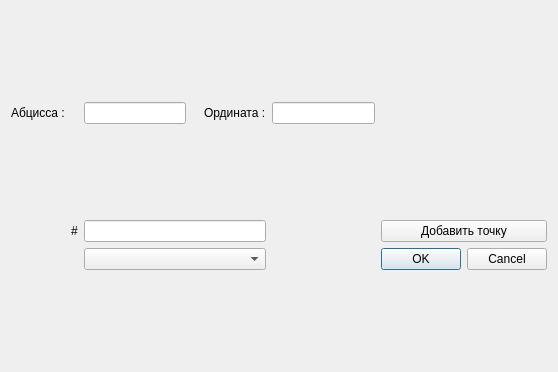
<?xml version="1.0" encoding="UTF-8"?>
<ui version="4.0">
 <class>AddGraphDialogErased</class>
 <widget class="QDialog" name="AddGraphDialogErased">
  <property name="geometry">
   <rect>
    <x>0</x>
    <y>0</y>
    <width>558</width>
    <height>372</height>
   </rect>
  </property>
  <property name="windowTitle">
   <string>Новый график</string>
  </property>
  <layout class="QGridLayout" name="gridLayout">
   <item row="19" column="12" colspan="4">
    <widget class="QLineEdit" name="colorEdit"/>
   </item>
   <item row="17" column="15">
    <widget class="QLabel" name="label_2">
     <property name="text">
      <string>Ордината :</string>
     </property>
    </widget>
   </item>
   <item row="19" column="17">
    <widget class="QPushButton" name="addPoint">
     <property name="text">
      <string>Добавить точку</string>
     </property>
    </widget>
   </item>
   <item row="17" column="16">
    <widget class="QLineEdit" name="ForY"/>
   </item>
   <item row="20" column="17">
    <widget class="QDialogButtonBox" name="buttonBox">
     <property name="orientation">
      <enum>Qt::Horizontal</enum>
     </property>
     <property name="standardButtons">
      <set>QDialogButtonBox::Cancel|QDialogButtonBox::Ok</set>
     </property>
    </widget>
   </item>
   <item row="17" column="12">
    <widget class="QLineEdit" name="ForX"/>
   </item>
   <item row="20" column="12" colspan="4">
    <widget class="QComboBox" name="comboBox"/>
   </item>
   <item row="17" column="9">
    <widget class="QLabel" name="label">
     <property name="text">
      <string>Абцисса :</string>
     </property>
    </widget>
   </item>
   <item row="18" column="12">
    <spacer name="verticalSpacer">
     <property name="orientation">
      <enum>Qt::Vertical</enum>
     </property>
     <property name="sizeHint" stdset="0">
      <size>
       <width>20</width>
       <height>40</height>
      </size>
     </property>
    </spacer>
   </item>
   <item row="21" column="12">
    <spacer name="verticalSpacer_2">
     <property name="orientation">
      <enum>Qt::Vertical</enum>
     </property>
     <property name="sizeHint" stdset="0">
      <size>
       <width>20</width>
       <height>40</height>
      </size>
     </property>
    </spacer>
   </item>
   <item row="0" column="12">
    <spacer name="verticalSpacer_3">
     <property name="orientation">
      <enum>Qt::Vertical</enum>
     </property>
     <property name="sizeHint" stdset="0">
      <size>
       <width>20</width>
       <height>40</height>
      </size>
     </property>
    </spacer>
   </item>
   <item row="19" column="10">
    <widget class="QLabel" name="label_3">
     <property name="text">
      <string>#</string>
     </property>
    </widget>
   </item>
  </layout>
 </widget>
 <tabstops>
  <tabstop>ForX</tabstop>
  <tabstop>ForY</tabstop>
  <tabstop>addPoint</tabstop>
 </tabstops>
 <resources/>
 <connections>
  <connection>
   <sender>buttonBox</sender>
   <signal>accepted()</signal>
   <receiver>AddGraphDialogErased</receiver>
   <slot>accept()</slot>
   <hints>
    <hint type="sourcelabel">
     <x>545</x>
     <y>300</y>
    </hint>
    <hint type="destinationlabel">
     <x>157</x>
     <y>274</y>
    </hint>
   </hints>
  </connection>
  <connection>
   <sender>buttonBox</sender>
   <signal>rejected()</signal>
   <receiver>AddGraphDialogErased</receiver>
   <slot>reject()</slot>
   <hints>
    <hint type="sourcelabel">
     <x>545</x>
     <y>300</y>
    </hint>
    <hint type="destinationlabel">
     <x>286</x>
     <y>274</y>
    </hint>
   </hints>
  </connection>
  <connection>
   <sender>addPoint</sender>
   <signal>clicked()</signal>
   <receiver>AddGraphDialogErased</receiver>
   <slot>update()</slot>
   <hints>
    <hint type="sourcelabel">
     <x>464</x>
     <y>186</y>
    </hint>
    <hint type="destinationlabel">
     <x>278</x>
     <y>185</y>
    </hint>
   </hints>
  </connection>
 </connections>
</ui>
